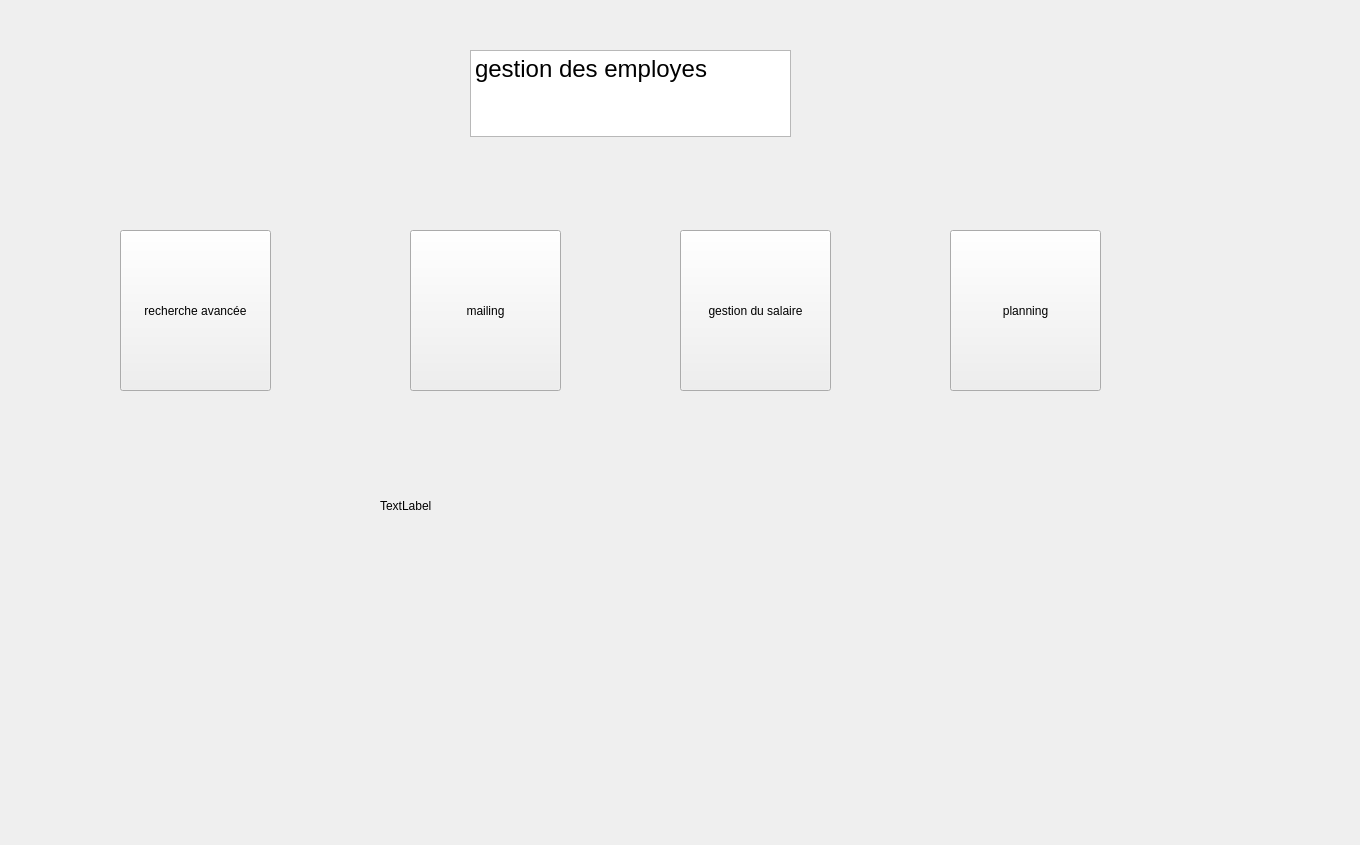
    <widget class="QWidget" name="page_2">
     <widget class="QLabel" name="label_53">
      <property name="geometry">
       <rect>
        <x>1240</x>
        <y>820</y>
        <width>111</width>
        <height>16</height>
       </rect>
      </property>
      <property name="text">
       <string/>
      </property>
     </widget>
     <widget class="QTextEdit" name="textEdit">
      <property name="geometry">
       <rect>
        <x>470</x>
        <y>50</y>
        <width>321</width>
        <height>87</height>
       </rect>
      </property>
      <property name="html">
       <string>&lt;!DOCTYPE HTML PUBLIC &quot;-//W3C//DTD HTML 4.0//EN&quot; &quot;http://www.w3.org/TR/REC-html40/strict.dtd&quot;&gt;
&lt;html&gt;&lt;head&gt;&lt;meta name=&quot;qrichtext&quot; content=&quot;1&quot; /&gt;&lt;style type=&quot;text/css&quot;&gt;
p, li { white-space: pre-wrap; }
&lt;/style&gt;&lt;/head&gt;&lt;body style=&quot; font-family:'MS Shell Dlg 2'; font-size:7.8pt; font-weight:400; font-style:normal;&quot;&gt;
&lt;p style=&quot; margin-top:0px; margin-bottom:0px; margin-left:0px; margin-right:0px; -qt-block-indent:0; text-indent:0px;&quot;&gt;&lt;span style=&quot; font-family:'MS Shell Dlg 2'; font-size:18pt;&quot;&gt;gestion des employes&lt;/span&gt;&lt;/p&gt;&lt;/body&gt;&lt;/html&gt;</string>
      </property>
     </widget>
     <widget class="QPushButton" name="pushButton_5">
      <property name="geometry">
       <rect>
        <x>120</x>
        <y>230</y>
        <width>151</width>
        <height>161</height>
       </rect>
      </property>
      <property name="text">
       <string>recherche avancée</string>
      </property>
     </widget>
     <widget class="QPushButton" name="pushButton_6">
      <property name="geometry">
       <rect>
        <x>410</x>
        <y>230</y>
        <width>151</width>
        <height>161</height>
       </rect>
      </property>
      <property name="text">
       <string>mailing</string>
      </property>
     </widget>
     <widget class="QPushButton" name="pushButton_7">
      <property name="geometry">
       <rect>
        <x>680</x>
        <y>230</y>
        <width>151</width>
        <height>161</height>
       </rect>
      </property>
      <property name="text">
       <string>gestion du salaire</string>
      </property>
     </widget>
     <widget class="QPushButton" name="pushButton_8">
      <property name="geometry">
       <rect>
        <x>950</x>
        <y>230</y>
        <width>151</width>
        <height>161</height>
       </rect>
      </property>
      <property name="text">
       <string>planning</string>
      </property>
     </widget>
     <widget class="QLabel" name="label_11">
      <property name="geometry">
       <rect>
        <x>380</x>
        <y>490</y>
        <width>331</width>
        <height>31</height>
       </rect>
      </property>
      <property name="text">
       <string>TextLabel</string>
      </property>
     </widget>
    </widget>
